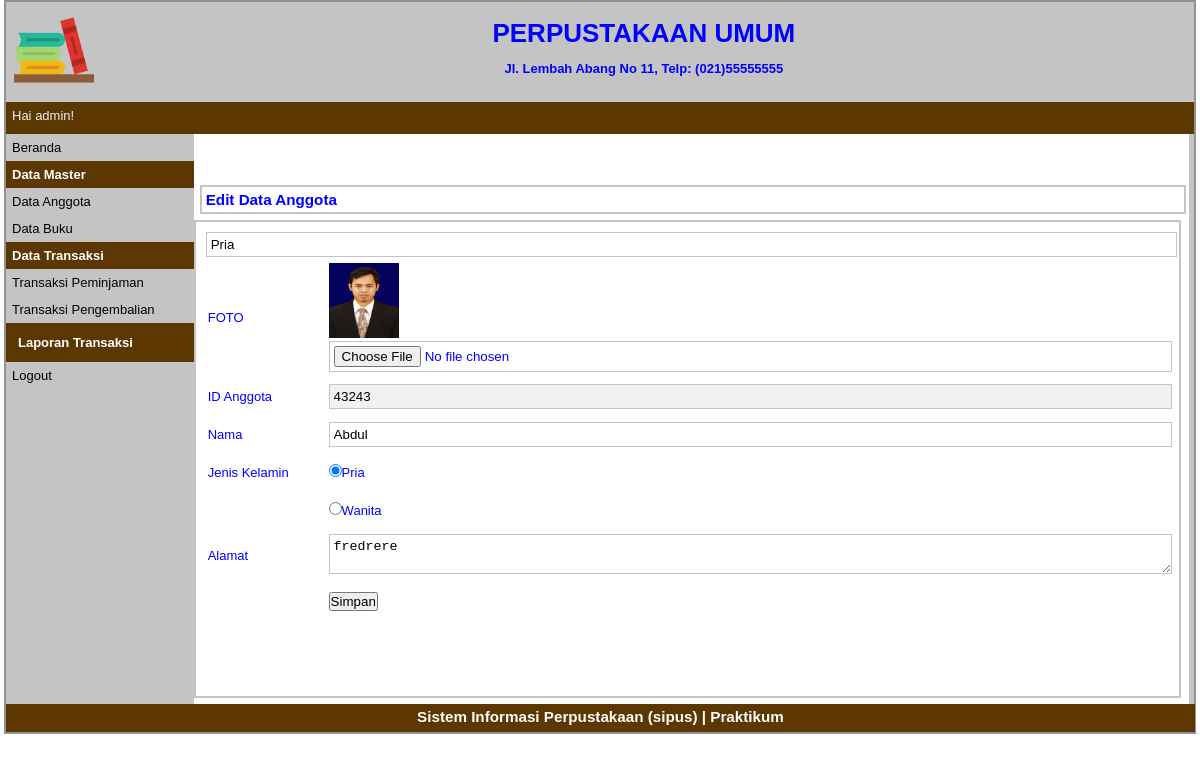
Page /index.php?p=anggota-edit&id=43243 (signed in) on the committed database.
### tables this page shows
CREATE TABLE `tbanggota` (
  `idanggota` varchar(5) NOT NULL,
  `nama` varchar(30) NOT NULL,
  `jeniskelamin` varchar(10) NOT NULL,
  `alamat` varchar(40) NOT NULL,
  `status` varchar(20) NOT NULL,
  `foto` varchar(100) DEFAULT NULL
);

### pages/anggota-edit.php (the view, shortened to what this page needs)
<?php
	$id_anggota=$_GET['id'];
	$q_tampil_anggota=mysqli_query($db,"SELECT * FROM tbanggota WHERE idanggota='$id_anggota'");
	$r_tampil_anggota=mysqli_fetch_array($q_tampil_anggota);
	if(empty($r_tampil_anggota['foto'])or($r_tampil_anggota['foto']=='-'))
				$foto = "admin-no-photo.jpg";
			else
				$foto = $r_tampil_anggota['foto'];
?>
<div id="label-page"><h3>Edit Data Anggota</h3></div>
<div id="content">
	<form action="proses/anggota-edit-proses.php" method="post" enctype="multipart/form-data">
	<table id="tabel-input">
		<tr>
			<td class="label-formulir">FOTO</td>
			<td class="isian-formulir">
			<img src="images/<?php echo $foto; ?>" width=70px height=75px>
			<input type="file" name="foto" class="isian-formulir isian-formulir-border">
			</td>
		</tr>
		<tr>
			<td class="label-formulir">ID Anggota</td>
			<td class="isian-formulir"><input type="text" name="id_anggota" value="<?php echo $r_tampil_anggota['idanggota']; ?>" readonly="readonly" class="isian-formulir isian-formulir-border warna-formulir-disabled"></td>
		</tr>
		<tr>
			<td class="label-formulir">Nama</td>
			<td class="isian-formulir"><input type="text" name="nama" value="<?php echo $r_tampil_anggota['nama']; ?>" class="isian-formulir isian-formulir-border"></td>
		</tr>
		<tr>
			<td class="label-formulir">Jenis Kelamin</td>
			<?php
			if($r_tampil_anggota['jeniskelamin']=="Pria")
			{
				echo "<td class='isian-formulir'><input type='radio' name='jenis_kelamin' value='Pria' checked>Pria</label></td>
					</tr>
		<tr>
			<td class='label-formulir'></td>
			<td class='isian-formulir'><input type='radio' name='jenis_kelamin' value='Wanita'>Wanita</td>";
			}
			elseif($r_tampil_anggota['jeniskelamin']=="Wanita")
			{
				echo "<td class='isian-formulir'><input type='radio' name='jenis_kelamin' value='Pria'>Pria</label></td>
					</tr>
		<tr>
			<td class='label-formulir'></td>
			<td class='isian-formulir'><input type='radio' name='jenis_kelamin' value='Wanita' checked>Wanita</td>";
			}
			?>
			<input type="text" name="jenis_kelamin" value="<?php echo $r_tampil_anggota['jeniskelamin']; ?>" class="isian-formulir isian-formulir-border"></td>
		</tr>
		<tr>
			<td class="label-formulir">Alamat</td>
			<td class="isian-formulir"><textarea rows="2" cols="40" name="alamat" class="isian-formulir isian-formulir-border"><?php echo $r_tampil_anggota['alamat']; ?></textarea></td>
		</tr>
		<tr>
			<td class="label-formulir"></td>
			<td class="isian-formulir"><input type="submit" name="simpan" value="Simpan" id="tombol-simpan"></td>
		</tr>
	</table>
	</form>
</div>

### style.css (style rules this page uses)
* { margin: 0px; padding: 0px; }
body { font-family: sans-serif; font-size: 13px; color: blue; }
#label-page { margin-top: 6px; margin-bottom: 6px; margin-left: 6px; border: 2px solid #c4c4c4; padding: 4px; width: 97.9%; }
#content { float: left; width: 96.8%; min-height: 454px; border: 2px solid #c4c4c4; padding: 10px; margin-bottom: 6px; }
#tabel-input { width: 100%; }
.label-formulir { width: 12%; height: 36px; margin: 20px; }
.isian-formulir { width: 80%; padding: 4px; width: 99.8%; }
.isian-formulir-border { border: 1px solid #c4c4c4; }
.warna-formulir-disabled { background-color: #f1f1f1; }

### rows in the picture
tbanggota: foto (picture), id_anggota "43243", nama "Abdul", jenis_kelamin "Pria", alamat "fredrere"

### other values in the picture
$_SESSION['sesi'] "admin"
